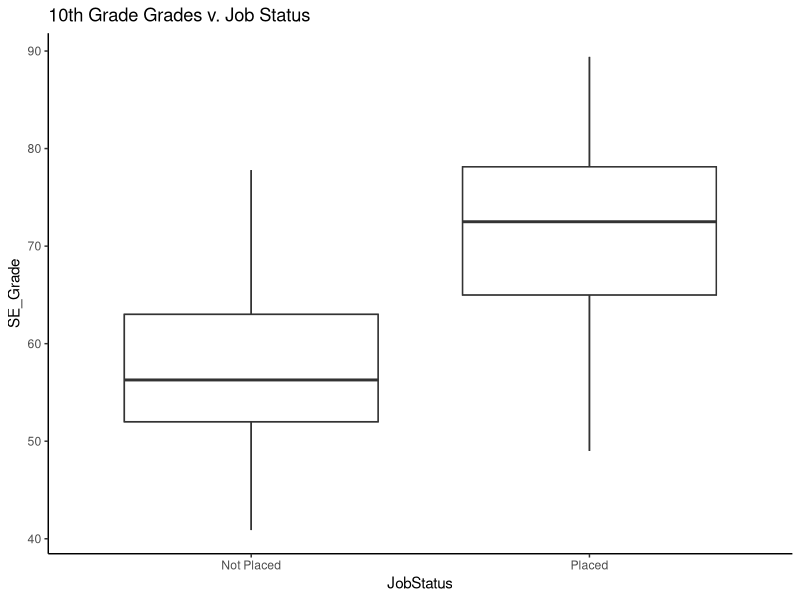
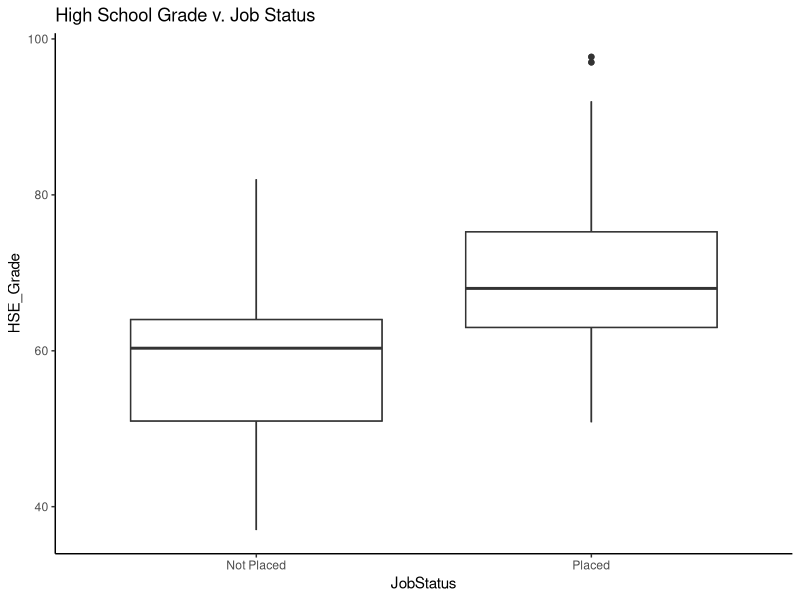
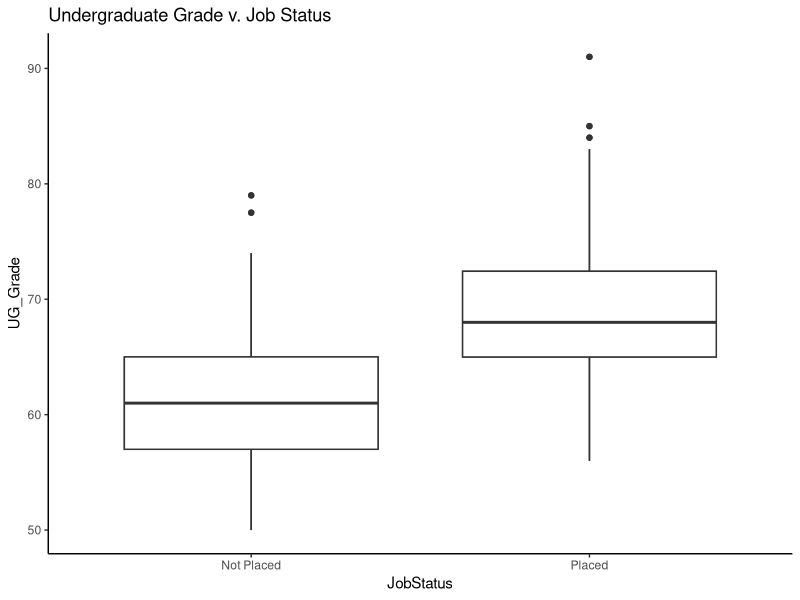
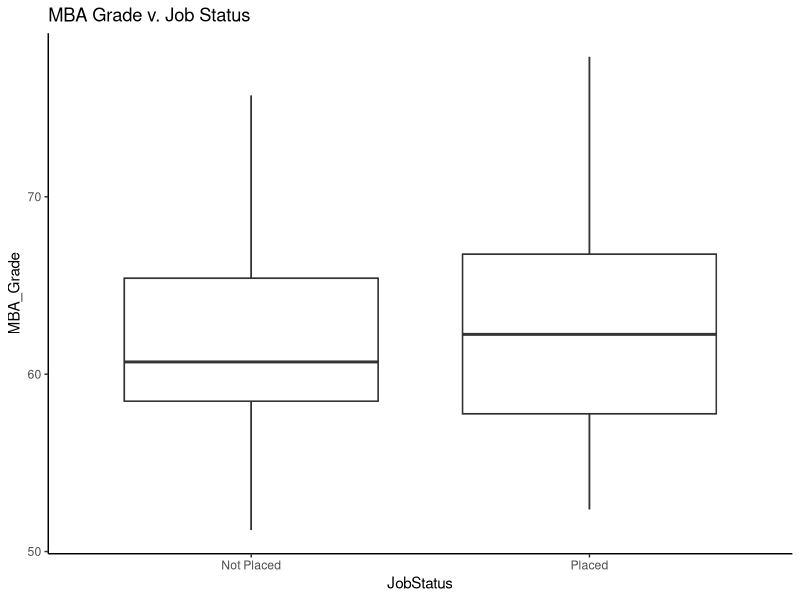
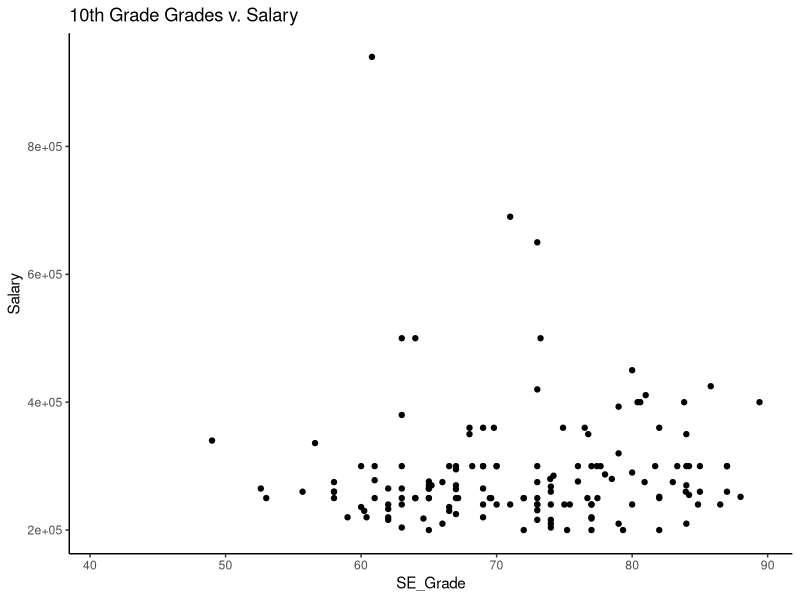
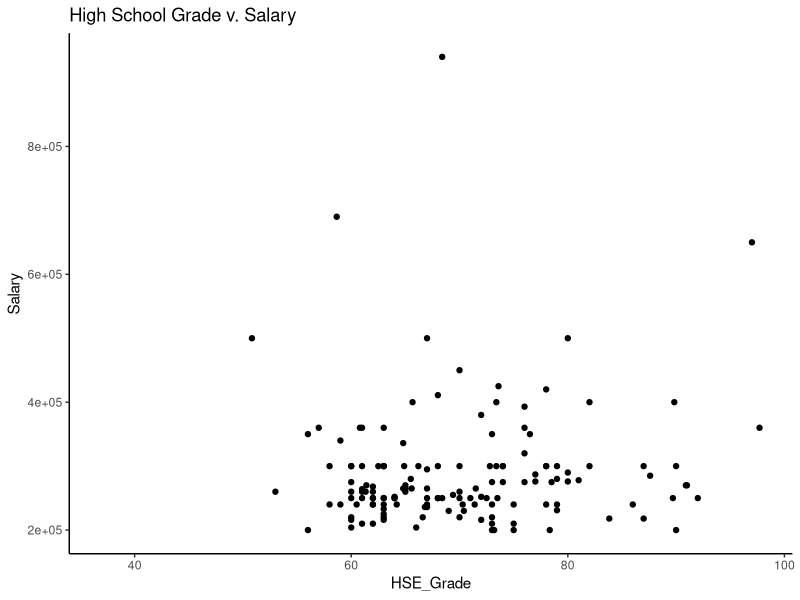
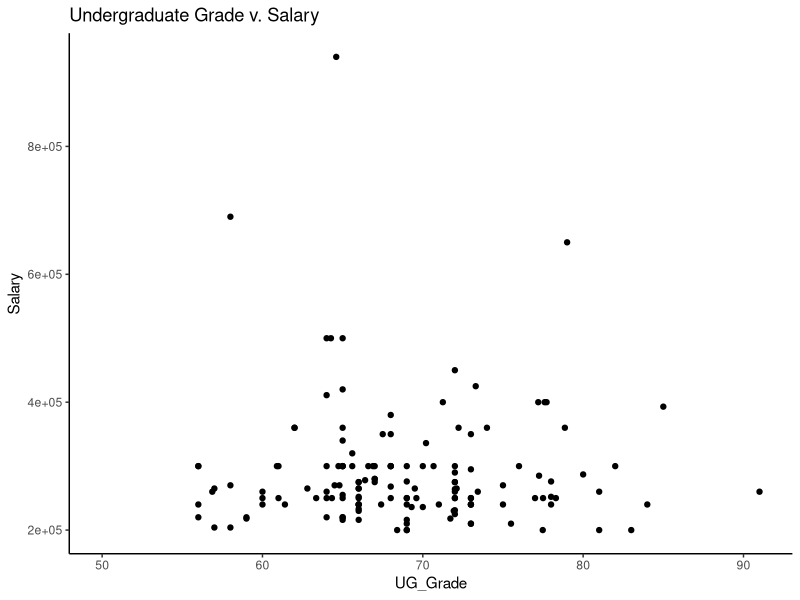
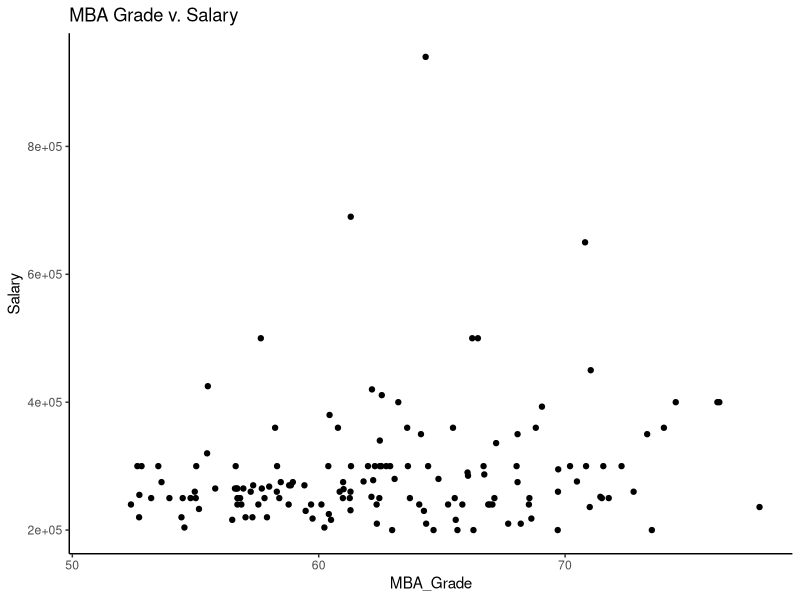

Here is the R script that generated these plots, in order: (Note: this script raises an error after producing the figures.)
## ---- chunk 1
knitr::opts_chunk$set(echo = TRUE)
library(tidyverse)

# Import Data Below
# read_csv()
PlacementData = read_csv('PlacementData.csv')
## ---- chunk 2
#
Q1D<- select(PlacementData,SE_Grade, HSE_Grade,UG_Grade, MBA_Grade, JobStatus) %>% group_by(JobStatus) 
ggplot(Q1D,aes(x=SE_Grade,y=JobStatus))+ geom_boxplot() + coord_flip() + stat_boxplot() + ggtitle("10th Grade Grades v. Job Status") +theme_classic()
ggplot(Q1D,aes(x=HSE_Grade,y=JobStatus))+ geom_boxplot() + coord_flip() + stat_boxplot() + ggtitle("High School Grade v. Job Status") +theme_classic()
ggplot(Q1D,aes(x=UG_Grade,y=JobStatus))+ geom_boxplot() + coord_flip()+ stat_boxplot() + ggtitle("Undergraduate Grade v. Job Status")+ theme_classic()
ggplot(Q1D,aes(x=MBA_Grade,y=JobStatus))+ geom_boxplot() + coord_flip() + stat_boxplot() + ggtitle("MBA Grade v. Job Status")+ theme_classic()
## ---- chunk 3
#
Q2D<- select(PlacementData,SE_Grade, HSE_Grade,UG_Grade, MBA_Grade, Salary) %>% group_by(Salary)
ggplot(Q2D,aes(x=SE_Grade,y=Salary))+ geom_point() + ggtitle("10th Grade Grades v. Salary") + theme_classic()
ggplot(Q2D,aes(x=HSE_Grade,y=Salary))+ geom_point() + ggtitle("High School Grade v. Salary") + theme_classic()
ggplot(Q2D,aes(x=UG_Grade,y=Salary))+ geom_point() + ggtitle("Undergraduate Grade v. Salary")+ theme_classic() 
ggplot(Q2D,aes(x=MBA_Grade,y=Salary))+ geom_point() + ggtitle("MBA Grade v. Salary")+ theme_classic()
summarize(Q2D, SEmean=mean(SE_Grade), HSEmean=mean(HSE_Grade), UGmean=mean(UG_Grade), MBAmean=mean(MBA_Grade))
## ---- chunk 4
#
ggplot(PlacementData,aes(x=EmploymentTest,y=JobStatus)) + geom_boxplot() + stat_boxplot() + coord_flip() + ggtitle("Employment Test Quartiles by Job Status")+ theme_classic()
JobStatus1 <-ifelse(PlacementData$JobStatus=="Placed", 1, 0)
LM1 = lm(JobStatus1~EmploymentTest, data=PlacementData)
summary(LM1)
## ---- chunk 5
#
# Need to first drop the NAs
# Test for correlation
wo.NA = PlacementData %>% filter(!is.na(EmploymentTest) & !is.na(Salary))
cor(wo.NA$EmploymentTest, wo.NA$Salary)
wo.NA %>% ggplot(mapping=aes(x=EmploymentTest, y=Salary))+geom_point()+geom_smooth()
## ---- chunk 6
wo.NA2 = PlacementData %>% filter(!is.na(UG_Specialization) & !is.na(Salary))
wo.NA2 %>% ggplot(mapping=aes(x=UG_Specialization, y=Salary))+geom_boxplot()+geom_point(data=wo.NA2 %>% group_by(UG_Specialization) %>% summarise(deg.mean = mean(Salary)) %>% ungroup(), mapping=aes(x=UG_Specialization, y=deg.mean, color='red'))
TukeyHSD(aov(Salary~UG_Specialization, data=wo.NA2))
## ---- chunk 7
PlacementData = read.csv("PlacementData.csv")
SE_Data = select(PlacementData, "SE_Grade", "JobStatus")
SE_Data = mutate(SE_Data, Year = ifelse(is.na(SE_Grade), NA, "SE_Grade"), Grade = SE_Grade)
SE_Data1 = select(SE_Data, "Grade", "JobStatus", "Year")
HSE_Data = select(PlacementData, "HSE_Grade", "JobStatus")
HSE_Data = mutate(HSE_Data, Year = ifelse(is.na(HSE_Grade), NA, "HSE_Grade"), Grade = HSE_Grade)
HSE_Data1 = select(HSE_Data, "Grade", "JobStatus", "Year")
All_Grades = rbind(SE_Data1, HSE_Data1)
ggplot(All_Grades,aes(x=JobStatus, y=Grade, fill=Year)) +
  geom_boxplot() +
  stat_boxplot(geom = 'errorbar')
## ---- chunk 8
PlacementData = read.csv("PlacementData.csv")
SciTechUG_MktFinMBA = select(PlacementData, UG_Specialization, MBA_Specialization, Salary)
SciTechUG_MktFinMBA = mutate(SciTechUG_MktFinMBA, Special = ifelse(UG_Specialization == "Sci&Tech" & MBA_Specialization == "Mkt&Fin","SciTechUG_MktFinMBA", NA))
SciTechUG_MktHRMBA = select(PlacementData, UG_Specialization, MBA_Specialization, Salary)
SciTechUG_MktHRMBA = mutate(SciTechUG_MktHRMBA, Special = ifelse(UG_Specialization == "Sci&Tech" & MBA_Specialization == "Mkt&HR","SciTechUG_MktHRMBA", NA))
CommMgmtUG_MktFinMBA = select(PlacementData, UG_Specialization, MBA_Specialization, Salary)
CommMgmtUG_MktFinMBA = mutate(CommMgmtUG_MktFinMBA, Special = ifelse(UG_Specialization == "Comm&Mgmt" & MBA_Specialization == "Mkt&Fin","CommMgmtUG_MktFinMBA", NA))
CommMgmtUG_MktHRMBA = select(PlacementData, UG_Specialization, MBA_Specialization, Salary)
CommMgmtUG_MktHRMBA = mutate(CommMgmtUG_MktHRMBA, Special = ifelse(UG_Specialization == "Comm&Mgmt" & MBA_Specialization == "Mkt&HR","CommMgmtUG_MktHRMBA", NA))
OtherUG_MktFinMBA = select(PlacementData, UG_Specialization, MBA_Specialization, Salary)
OtherUG_MktFinMBA = mutate(OtherUG_MktFinMBA, Special = ifelse(UG_Specialization == "Others" & MBA_Specialization == "Mkt&Fin","OtherUG_MktFinMBA", NA))
OtherUG_MktHRMBA = select(PlacementData, UG_Specialization, MBA_Specialization, Salary)
OtherUG_MktHRMBA = mutate(CommMgmtUG_MktHRMBA, Special = ifelse(UG_Specialization == "Others" & MBA_Specialization == "Mkt&HR","OtherUG_MktHRMBA", NA))
Q8Data= rbind(SciTechUG_MktFinMBA, SciTechUG_MktHRMBA, CommMgmtUG_MktFinMBA, CommMgmtUG_MktHRMBA, OtherUG_MktFinMBA, OtherUG_MktHRMBA)
Q8Data1 = na.omit(Q8Data)
ggplot(Q8Data1, aes(x=Special, y=Salary))+
  geom_boxplot() +
  stat_boxplot(geom = 'errorbar') +
  coord_flip()
## ---- chunk 9
data <- read.csv("PlacementData.csv")
head(data)
ggplot(data, 
       aes(x = Gender, 
           fill = JobStatus)) + 
  geom_bar(position = "dodge")
## ---- chunk 10
data <- read.csv("PlacementData.csv")
head(data)
ggplot(data, 
       aes(x = WorkExp.1, 
           fill = JobStatus)) + 
  geom_bar(position = "dodge")
## ---- chunk 11
# Q1
PlacementData = read.csv("PlacementData.csv")
attach(PlacementData)
ggplot(PlacementData, aes(x=MBA_Specialization, fill=JobStatus))+
  geom_bar()
table <- table(JobStatus, MBA_Specialization) 
table 
prop.table(table)
chisq.test(table)
## ---- chunk 12
#Q2
JobStatus1 <-ifelse(PlacementData$JobStatus=="Placed", 1, 0)
SE_BoE1 <-ifelse(PlacementData$SE_BoE=="Central", 1, 0)
HSE_BoE1 <-ifelse(PlacementData$HSE_BoE=="Central", 1, 0)
WorkExp2 <-ifelse(PlacementData$WorkExp_1=="TRUE", 1, 0)
Gender1 <-ifelse(PlacementData$Gender=="M", 1, 0)
Reg1Place <- lm(JobStatus1 ~ Gender1+SE_Grade+SE_BoE1+HSE_Grade+HSE_BoE1+UG_Grade+WorkExp2+EmploymentTest+MBA_Grade, data = PlacementData)
summary(Reg1Place)
## ---- chunk 13
# Q4
ggplot(data=PlacementData, mapping=aes(x=UG_Grade, y=EmploymentTest, color=UG_Specialization))+geom_point()+geom_smooth()

without.UG_Specialization = lm(EmploymentTest~UG_Grade, data=PlacementData)
with.UG_Specialization = lm(EmploymentTest~UG_Grade+UG_Specialization, data=PlacementData)
smr.with.UG_Specialization = summary(with.UG_Specialization)
anova.UG_Specialization = anova(without.UG_Specialization, with.UG_Specialization)
smr.with.UG_Specialization
anova.UG_Specialization[2, 6]
